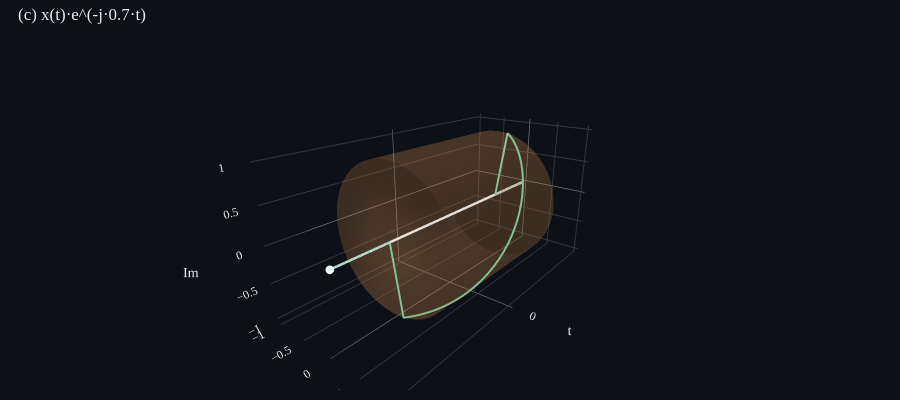

Notebook code cell kept with this figure:
### Markdown cell above
### 1-3. 곱한 결과 `rect_W(t)·e^(-jω₀t)` — 푸리에 적분의 피적분 함수

|t|<W에서만 살아 있는 헬릭스 조각 (envelope = rect, carrier = winding). |t|>W에서는 rect=0이라 곡선이 t축 위에 정확히 누움.

### Code cell
p = WoundSignalPlot(); p.update(ws_3d, last_idx); p.figure.show()

### Figure 1 — Plotly figure (JSON) as saved in the notebook; plotly's stock layout.template omitted (floating-point values rounded to 4 significant figures; data arrays with more than 128 entries replaced by an {"elided": "..."} marker saying what was removed)
{"data": [{"line": {"color": "#e6edf3", "width": 5}, "mode": "lines", "name": "t-axis", "opacity": 1.0, "scene": "scene", "showlegend": false, "type": "scatter3d", "x": [-3.5, 3.5], "y": [0.0, 0.0], "z": [0.0, 0.0]}, {"line": {"color": "#7ec699", "width": 4}, "mode": "lines", "name": "wound", "type": "scatter3d", "x": {"elided": "2000 float values"}, "y": {"elided": "2000 float values"}, "z": {"elided": "2000 float values"}}, {"colorscale": [[0, "#ffa657"], [1, "#ffa657"]], "hoverinfo": "skip", "lighting": {"ambient": 0.7, "diffuse": 0.4, "specular": 0.05}, "name": "envelope", "opacity": 0.15, "showscale": false, "type": "surface", "x": {"elided": "500x49 float values"}, "y": {"elided": "500x49 float values"}, "z": {"elided": "500x49 float values"}}, {"marker": {"color": "#f0f6fc", "size": 5}, "mode": "markers", "name": "cursor", "type": "scatter3d", "x": [3.5], "y": [0.0], "z": [-0.0]}], "layout": {"font": {"color": "#e6edf3", "family": "serif", "size": 12}, "height": 400, "margin": {"b": 10, "l": 10, "r": 10, "t": 40}, "paper_bgcolor": "#0d1117", "plot_bgcolor": "#0d1117", "scene": {"aspectmode": "manual", "aspectratio": {"x": 2.0, "y": 1.0, "z": 1.0}, "camera": {"eye": {"x": 2.0, "y": 1.6, "z": 1.0}}, "xaxis": {"backgroundcolor": "#0d1117", "color": "#e6edf3", "gridcolor": "#30363d", "showbackground": true, "ticktext": ["0"], "tickvals": [0.0], "title": {"text": "t"}, "zerolinecolor": "#7d8590"}, "yaxis": {"backgroundcolor": "#0d1117", "color": "#e6edf3", "gridcolor": "#30363d", "showbackground": true, "title": {"text": "Re"}, "zerolinecolor": "#7d8590"}, "zaxis": {"backgroundcolor": "#0d1117", "color": "#e6edf3", "gridcolor": "#30363d", "showbackground": true, "title": {"text": "Im"}, "zerolinecolor": "#7d8590"}}, "showlegend": false, "title": {"font": {"color": "#e6edf3"}, "text": "(c) x(t)·e^(-j·0.7·t)", "x": 0.02, "xanchor": "left"}}}
